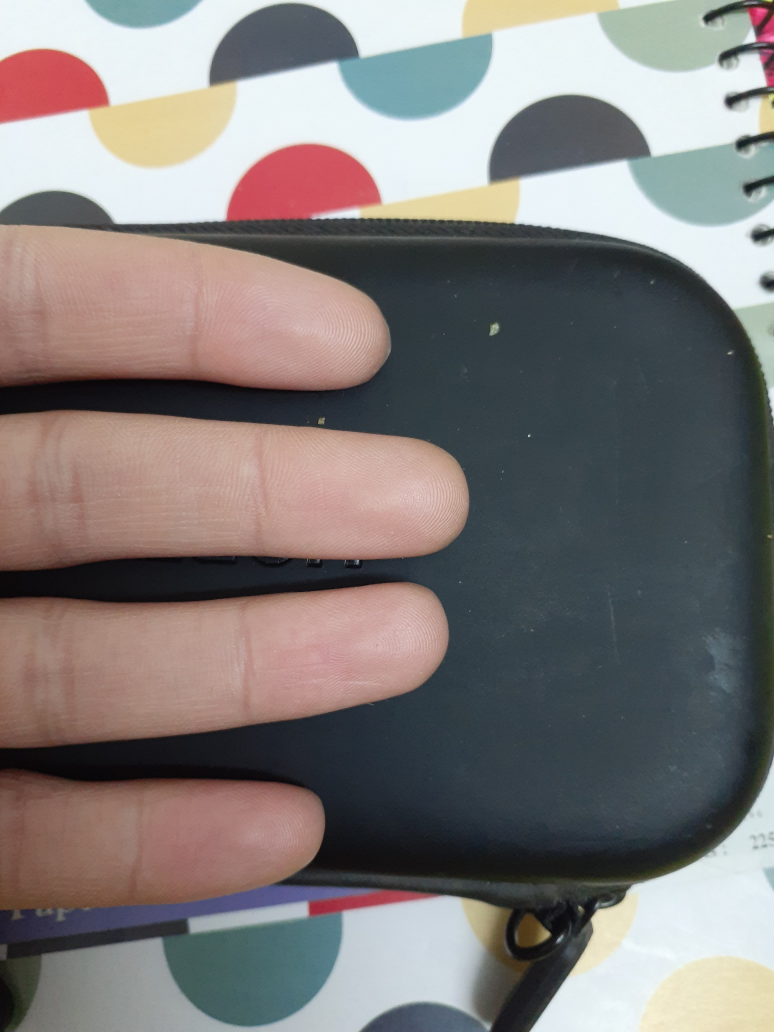
#> input picture sample_input.jpg, 3096 x 4128 px (shown at 1/4 size)
$ python -i features.py   (imports and definitions only)
#> lines starting #> are read from the running program, lines starting #| are printed output that depends on the picture; after the words box and inside, x2 and y2 are one past the last pixel; in counts of white or black regions, pixels touching at a corner belong together
#> further down, picture is the input picture: shape (4128, 3096, 3); mean B, G, R 120.9, 122.4, 128.3
### src/fingerprint_from_image/config.py
"""Matcher configuration and persisted-format constants."""

from __future__ import annotations

from dataclasses import dataclass

SCHEMA_VERSION = 3
FEATURE_VERSION = "rootsift-v1"
APPLICATION_ID = 0x46505254  # ASCII: FPRT
FEATURE_CONFIG_FIELDS = (
    "max_features",
    "sift_contrast_threshold",
    "sift_edge_threshold",
    "max_image_dimension",
)


@dataclass(frozen=True)
class MatcherConfig:
    """Parameters used for RootSIFT extraction and geometric matching.

    Scores are normalized to the inclusive range ``[0, 1]``.  The defaults are
    deliberately conservative starting points, not a calibrated biometric
    operating point.  A real deployment should tune the two acceptance
    thresholds on representative genuine/impostor pairs.
    """

    max_features: int = 1600
    sift_contrast_threshold: float = 0.02
    sift_edge_threshold: float = 12.0
    max_image_dimension: int = 1400
    min_keypoints: int = 8
    min_quality: float = 0.08
    min_roi_fraction: float = 0.15
    min_orientation_coherence: float = 0.30
    ratio_threshold: float = 0.78
    min_good_matches: int = 8
    min_inliers: int = 6
    target_inliers: int = 18
    # Fraction of the image diagonal after coordinate normalization.
    ransac_reproj_threshold: float = 0.012
    ransac_max_iterations: int = 3000
    ransac_confidence: float = 0.995
    min_affine_scale: float = 0.5
    max_affine_scale: float = 2.0
    min_spatial_coverage: float = 0.03
    finger_match_threshold: float = 0.38
    identity_accept_threshold: float = 0.42
    min_hand_fingers: int = 2
    min_matched_finger_fraction: float = 0.5
    ambiguity_margin: float = 0.04

    def __post_init__(self) -> None:
        if self.max_features < 1:
            raise ValueError("max_features must be positive")
        if self.max_image_dimension < 64:
            raise ValueError("max_image_dimension must be at least 64")
        if self.min_keypoints < 2:
            raise ValueError("min_keypoints must be at least 2")
        if self.min_good_matches < 2:
            raise ValueError("min_good_matches must be at least 2")
        if self.min_inliers < 2:
            raise ValueError("min_inliers must be at least 2")
        if self.target_inliers < self.min_inliers:
            raise ValueError("target_inliers cannot be smaller than min_inliers")
        if self.min_hand_fingers < 2:
            raise ValueError("min_hand_fingers must be at least 2")
        for name in (
            "min_quality",
            "min_roi_fraction",
            "min_orientation_coherence",
            "ratio_threshold",
            "ransac_confidence",
            "min_spatial_coverage",
            "finger_match_threshold",
            "identity_accept_threshold",
            "min_matched_finger_fraction",
        ):
            value = float(getattr(self, name))
            if not 0.0 < value <= 1.0:
                raise ValueError(f"{name} must be in (0, 1]")
        if self.ransac_reproj_threshold <= 0:
            raise ValueError("ransac_reproj_threshold must be positive")
        if self.ransac_max_iterations < 1:
            raise ValueError("ransac_max_iterations must be positive")
        if not 0.0 < self.min_affine_scale <= self.max_affine_scale:
            raise ValueError(
                "affine scale bounds must satisfy 0 < min_affine_scale "
                "<= max_affine_scale"
            )
        if not 0.0 <= self.ambiguity_margin <= 1.0:
            raise ValueError("ambiguity_margin must be in [0, 1]")

### src/fingerprint_from_image/templates.py
"""Image-free template and match-result value types."""

from __future__ import annotations

from dataclasses import dataclass, field
from pathlib import Path
from typing import Any

import numpy as np

from .config import FEATURE_VERSION


@dataclass(frozen=True)
class FingerprintTemplate:
    """A compact, image-free fingerprint representation.

    ``keypoints`` has shape ``(N, 2)`` and ``descriptors`` has shape
    ``(N, 128)``.  Arrays contain little-endian float32 values so they can be
    persisted without Python-specific serialization.
    """

    keypoints: np.ndarray = field(repr=False, compare=False)
    descriptors: np.ndarray = field(repr=False, compare=False)
    image_shape: tuple[int, int]
    quality: float
    roi_fraction: float
    identity: str | None = None
    finger: str | None = None
    template_id: int | None = None
    source: str | None = None
    feature_version: str = FEATURE_VERSION

    def __post_init__(self) -> None:
        points = np.ascontiguousarray(self.keypoints, dtype="<f4")
        descriptors = np.ascontiguousarray(self.descriptors, dtype="<f4")
        if points.ndim != 2 or points.shape[1] != 2:
            raise ValueError("keypoints must have shape (N, 2)")
        if descriptors.ndim != 2 or descriptors.shape[0] != points.shape[0]:
            raise ValueError("descriptors must have shape (N, D)")
        if descriptors.shape[1] != 128:
            raise ValueError("RootSIFT descriptors must have 128 columns")
        if points.shape[0] == 0:
            raise ValueError("A fingerprint template cannot be empty")
        if not np.isfinite(points).all() or not np.isfinite(descriptors).all():
            raise ValueError("Template feature arrays must contain only finite values")
        if len(self.image_shape) != 2 or min(self.image_shape) < 1:
            raise ValueError("image_shape must contain positive height and width")
        if not 0.0 <= self.quality <= 1.0:
            raise ValueError("quality must be in [0, 1]")
        if not 0.0 <= self.roi_fraction <= 1.0:
            raise ValueError("roi_fraction must be in [0, 1]")
        if self.feature_version != FEATURE_VERSION:
            raise ValueError(
                f"Unsupported feature version {self.feature_version!r}; "
                f"expected {FEATURE_VERSION!r}"
            )
        object.__setattr__(self, "keypoints", points)
        object.__setattr__(self, "descriptors", descriptors)

    @property
    def keypoint_count(self) -> int:
        return int(self.keypoints.shape[0])

    # [16 lines left out: function to_dict, not called in this run]


@dataclass(frozen=True)
class MatchResult:
    """Result of matching two fingerprint templates."""

    score: float
    accepted: bool
    good_matches: int
    inliers: int
    inlier_ratio: float
    descriptor_similarity: float
    spatial_coverage: float
    query_quality: float
    reference_quality: float
    transform: tuple[float, float, float, float, float, float] | None = None
    reason: str | None = None
    reference_template_id: int | None = None

    # [15 lines left out: function to_dict, not called in this run]


@dataclass(frozen=True)
class FingerAssignment:
    """One query crop assigned to one enrolled finger label."""

    query_index: int
    finger: str
    result: MatchResult

    # [6 lines left out: function to_dict, not called in this run]


@dataclass(frozen=True)
class IdentityMatch:
    """Aggregated, one-to-one match of query crops against one identity."""

    identity: str
    score: float
    accepted: bool
    matched_fingers: int
    query_fingers: int
    assignments: tuple[FingerAssignment, ...] = ()
    ambiguous: bool = False
    usable_query_fingers: int | None = None

    # [15 lines left out: function to_dict, not called in this run]


@dataclass
class EnrollmentReport:
    """Counts and non-fatal errors produced during incremental enrollment."""

    added: int = 0
    skipped: int = 0
    failed: int = 0
    errors: list[dict[str, str]] = field(default_factory=list)

    # [5 lines left out: function merge, not called in this run]

    def add_error(self, source: str | Path, error: Exception | str) -> None:
        self.failed += 1
        self.errors.append({"source": str(source), "error": str(error)})

    # [7 lines left out: function to_dict, not called in this run]

### src/fingerprint_from_image/features.py
"""Ridge-region estimation, quality gates, and RootSIFT template creation."""

from __future__ import annotations

import math
from pathlib import Path

import cv2 as cv
import numpy as np

from .config import MatcherConfig
from .errors import FingerprintMatchingError, FingerprintQualityError
from .templates import FingerprintTemplate


def _as_gray_uint8(image: str | Path | np.ndarray) -> np.ndarray:
    if isinstance(image, (str, Path)):
        path = Path(image)
        try:
            encoded = np.fromfile(path, dtype=np.uint8)
        except OSError as exc:
            raise FingerprintQualityError(f"Could not read image: {path}") from exc
        data = cv.imdecode(encoded, cv.IMREAD_UNCHANGED) if encoded.size else None
        if data is None:
            raise FingerprintQualityError(f"Could not decode image: {path}")
    else:
        data = np.asarray(image)

    if data.size == 0:
        raise FingerprintQualityError("Fingerprint image is empty")
    if data.dtype != np.uint8:
        finite = np.nan_to_num(data, nan=0.0, posinf=255.0, neginf=0.0)
        data = cv.normalize(finite, None, 0, 255, cv.NORM_MINMAX).astype(np.uint8)
    if data.ndim == 2:
        gray = data
    elif data.ndim == 3 and data.shape[2] == 3:
        gray = cv.cvtColor(data, cv.COLOR_BGR2GRAY)
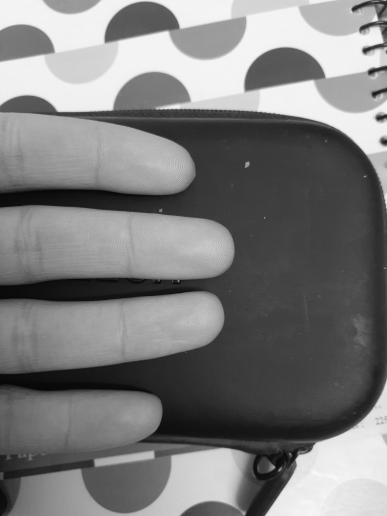
#> gray: shape (4128, 3096) (shown at 1/8 size); min 0, max 252, mean 124
    elif data.ndim == 3 and data.shape[2] == 4:
        gray = cv.cvtColor(data, cv.COLOR_BGRA2GRAY)
    else:
        raise FingerprintQualityError(
            f"Expected a grayscale or color image, got shape {data.shape}"
        )
    return np.ascontiguousarray(gray)


def _resize_if_needed(gray: np.ndarray, maximum: int) -> np.ndarray:
#> called with maximum = 1400
    height, width = gray.shape
#> height = 4128; width = 3096
    largest = max(height, width)
#> largest = 4128
    if largest <= maximum:
        return gray
    scale = maximum / float(largest)
#> scale = 0.339
    return cv.resize(
        gray,
        (max(1, round(width * scale)), max(1, round(height * scale))),
        interpolation=cv.INTER_AREA,
    )


def _fingerprint_roi(gray: np.ndarray) -> np.ndarray:
    """Estimate a filled ridge region while excluding crop/background edges."""

    height, width = gray.shape
    if min(height, width) < 12:
        return np.full_like(gray, 255)

    blurred = cv.GaussianBlur(gray, (5, 5), 0)
    _threshold, dark = cv.threshold(
        blurred, 0, 255, cv.THRESH_BINARY_INV | cv.THRESH_OTSU
    )
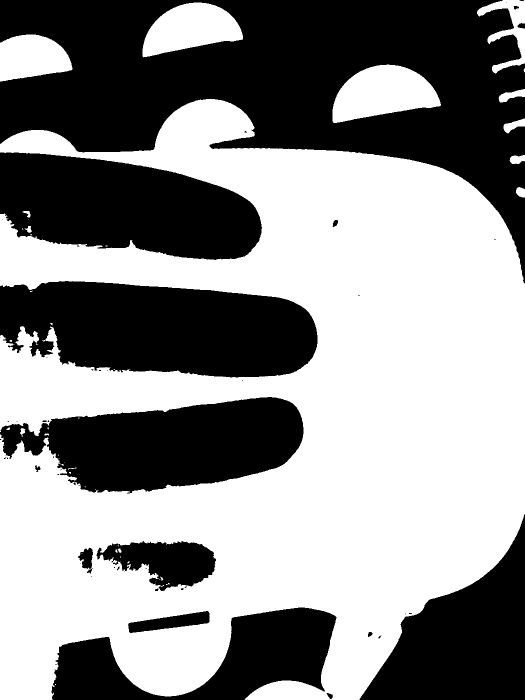
#> dark: shape (1400, 1050) (shown at 1/2 size); 55.3% white; 55 black regions (36 under 20 px), largest, box (x1, y1, x2, y2) and area: (0, 0, 1050, 567) 268346, (0, 562, 635, 755) 96636, (0, 305, 524, 520) 81818
    # Link ridge fragments into a region, then fill the largest exterior hulls.
    radius = max(1, round(min(height, width) * 0.025))
    radius = min(radius, 15)
    kernel = cv.getStructuringElement(cv.MORPH_ELLIPSE, (2 * radius + 1,) * 2)
    connected = cv.morphologyEx(dark, cv.MORPH_CLOSE, kernel)
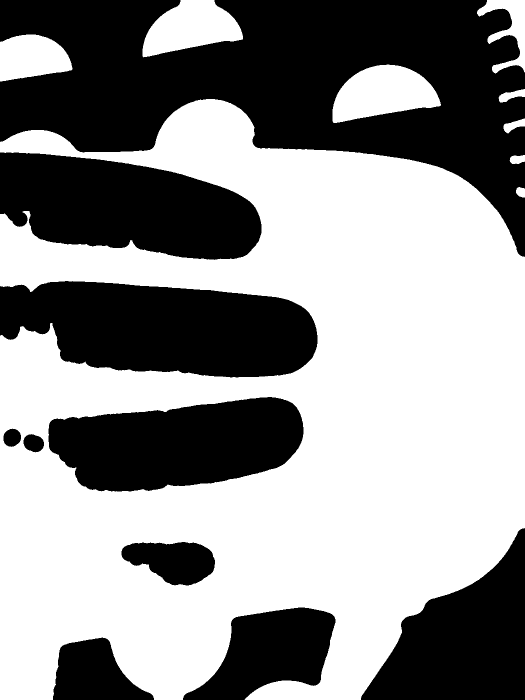
#> connected: shape (1400, 1050) (shown at 1/2 size); 56.6% white; 10 black regions, largest, box (x1, y1, x2, y2) and area: (0, 0, 1050, 514) 265338, (0, 562, 635, 755) 94076, (0, 305, 523, 520) 80803
    connected = cv.dilate(connected, kernel, iterations=1)
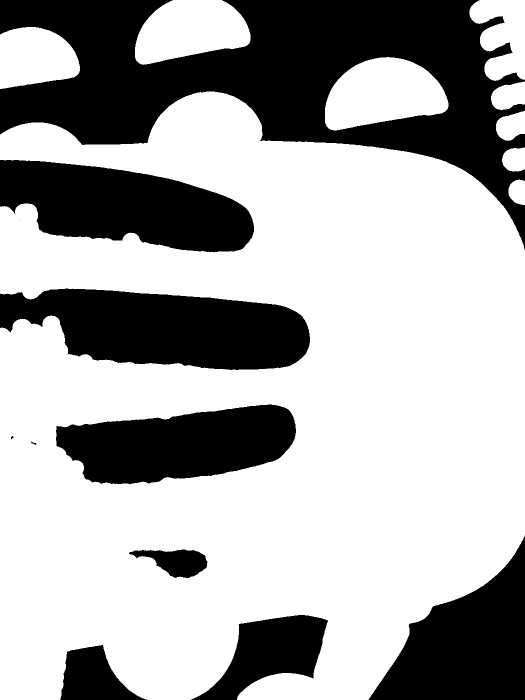
#> connected: shape (1400, 1050) (shown at 1/2 size); 66.3% white; 11 black regions (1 under 20 px)
    contours, _ = cv.findContours(connected, cv.RETR_EXTERNAL, cv.CHAIN_APPROX_SIMPLE)
#> contours = 9 contours; largest, box (x1, y1, x2, y2) and area: (0, 183, 1050, 1400) 946002, (650, 114, 897, 261) 25312, (270, 0, 501, 130) 21453, (0, 54, 160, 178) 15350, (939, 0, 1050, 162) 11990
    roi = np.zeros_like(gray)
    minimum_area = height * width * 0.01
    contours = [item for item in contours if cv.contourArea(item) >= minimum_area]
#> contours = 4 contours; box (x1, y1, x2, y2) and area: (0, 183, 1050, 1400) 946002, (650, 114, 897, 261) 25312, (270, 0, 501, 130) 21453, (0, 54, 160, 178) 15350
    if contours:
        contours.sort(key=cv.contourArea, reverse=True)
        kept: list[np.ndarray] = []
        area = 0.0
        for contour in contours[:4]:
            kept.append(cv.convexHull(contour))
            area += cv.contourArea(contour)
            if area >= height * width * 0.70:
                break
#> this loop made 4 passes
#> area on passes 1 to 4: 946001.5, 971313, 992766, 1008116.5
#> after the loop, area = 1008116.5; kept = 4 contours; box (x1, y1, x2, y2) and area: (0, 183, 1050, 1400) 1149285, (650, 114, 897, 261) 25878, (270, 0, 501, 130) 21978, (0, 54, 160, 178) 15526
        cv.drawContours(roi, kept, -1, 255, cv.FILLED)
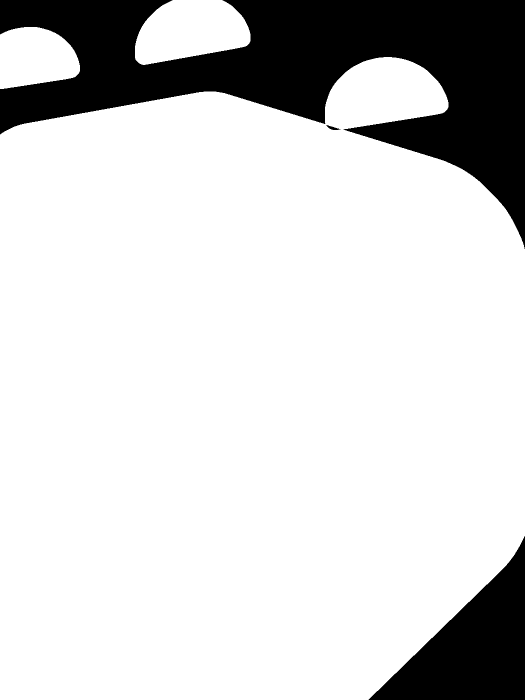
#> roi: shape (1400, 1050) (shown at 1/2 size); 82.7% white; 3 black regions, box (x1, y1, x2, y2) and area: (0, 0, 1050, 498) 206624, (737, 1072, 1050, 1400) 48149, (653, 250, 681, 260) 115

    fraction = float(np.count_nonzero(roi) / roi.size)
#> fraction = 0.827
    if fraction > 0.98:
        # On tightly cropped sensor images the fingerprint can legitimately
        # fill the frame. Retaining a narrow margin avoids border keypoints.
        # A tiny or empty detected region must stay tiny so the caller's
        # minimum-ROI gate can reject a distant/partial fingerprint.
        roi.fill(255)
        margin = max(1, round(min(height, width) * 0.02))
        roi[:margin, :] = 0
        roi[-margin:, :] = 0
        roi[:, :margin] = 0
        roi[:, -margin:] = 0
    elif fraction > 0.0:
        erosion = cv.getStructuringElement(cv.MORPH_ELLIPSE, (3, 3))
#> erosion = [[0, 1, 0], [1, 1, 1], [0, 1, 0]]
        roi = cv.erode(roi, erosion, iterations=1)
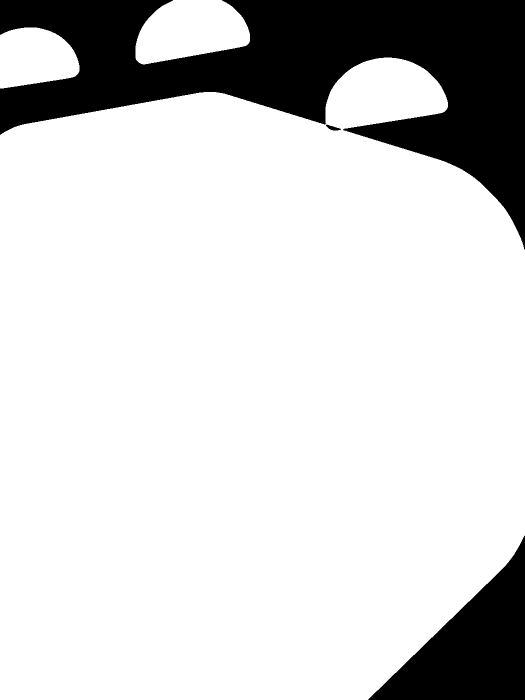
#> roi: shape (1400, 1050) (shown at 1/2 size); 82.5% white; 3 black regions, box (x1, y1, x2, y2) and area: (0, 0, 1050, 499) 209043, (736, 1071, 1050, 1400) 48485, (652, 249, 682, 261) 174
    return roi


def _image_quality(gray: np.ndarray, roi: np.ndarray) -> float:
    pixels = gray[roi != 0]
    if pixels.size < 16:
        return 0.0
    low, high = np.percentile(pixels, (5, 95))
    contrast = float(np.clip((high - low) / 160.0, 0.0, 1.0))
    laplacian_variance = float(cv.Laplacian(gray, cv.CV_32F).var())
    sharpness = laplacian_variance / (laplacian_variance + 350.0)
    otsu_value, _ = cv.threshold(
        pixels.reshape(-1, 1), 0, 255, cv.THRESH_BINARY | cv.THRESH_OTSU
    )
    dark_fraction = float(np.mean(pixels < otsu_value))
    ridge_balance = float(np.clip(1.0 - abs(dark_fraction - 0.5) / 0.5, 0.0, 1.0))
    return float(np.clip(0.42 * contrast + 0.38 * sharpness + 0.20 * ridge_balance, 0, 1))


def _orientation_coherence(gray: np.ndarray, roi: np.ndarray) -> float:
    """Measure whether gradients form a locally consistent fingerprint ridge flow."""

    gradient_x = cv.Sobel(gray, cv.CV_32F, 1, 0, ksize=3)
    gradient_y = cv.Sobel(gray, cv.CV_32F, 0, 1, ksize=3)
    sigma = float(np.clip(min(gray.shape) / 64.0, 3.0, 12.0))
    xx = cv.GaussianBlur(gradient_x * gradient_x, (0, 0), sigma)
    yy = cv.GaussianBlur(gradient_y * gradient_y, (0, 0), sigma)
    xy = cv.GaussianBlur(gradient_x * gradient_y, (0, 0), sigma)
    coherence = np.sqrt((xx - yy) ** 2 + 4.0 * xy * xy) / (xx + yy + 1e-6)
    selected = roi != 0
    values = coherence[selected]
    if values.size < 16:
        return 0.0
    energy = (xx + yy)[selected]
    energy_sum = float(energy.sum())
    if energy_sum <= 1e-6:
        return 0.0
    # Energy weighting focuses on actual ridge transitions rather than the
    # pepper-like low-energy regions visible in phone-camera crops.
    return float(np.sum(values * (energy / energy_sum)))


def create_template(
    image: str | Path | np.ndarray,
    config: MatcherConfig | None = None,
    *,
    quality_hint: float | None = None,
    source: str | None = None,
) -> FingerprintTemplate:
    """Create a RootSIFT template from one cropped fingerprint image."""

    config = config or MatcherConfig()
    gray = _resize_if_needed(_as_gray_uint8(image), config.max_image_dimension)
    roi = _fingerprint_roi(gray)
    roi_fraction = float(np.count_nonzero(roi) / roi.size)
#> roi_fraction = 0.825
    if roi_fraction < config.min_roi_fraction:
        raise FingerprintQualityError(
            f"Fingerprint ridge region is too small ({roi_fraction:.3f} < "
            f"{config.min_roi_fraction:.3f})"
        )
    base_quality = _image_quality(gray, roi)
#> in _image_quality, `low, high = np.percentile(pixels, (5, 95))`: low = 25; high = 215
#> (the rest of the program and of its run is left out)
